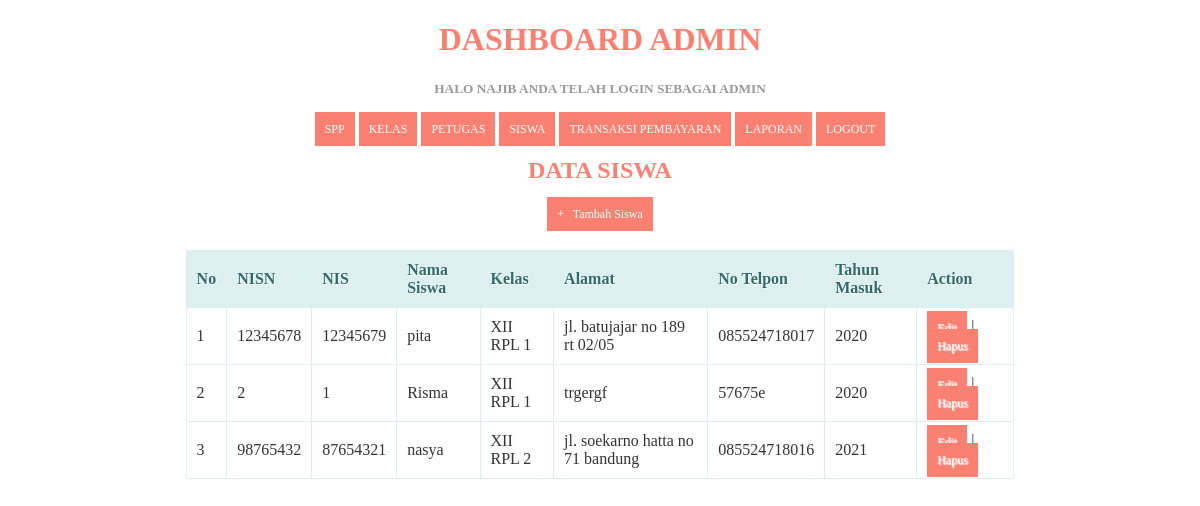
The app's page /siswa.php (signed in) with its own data.
### tables this page shows
CREATE TABLE `siswa` (
  `nisn` varchar(11) NOT NULL,
  `nis` varchar(11) NOT NULL,
  `nama` varchar(35) NOT NULL,
  `id_kelas` int(11) NOT NULL,
  `alamat` text NOT NULL,
  `no_telp` varchar(13) NOT NULL,
  `id_spp` int(11) NOT NULL
);

CREATE TABLE `kelas` (
  `id_kelas` int(11) NOT NULL,
  `nama_kelas` varchar(10) NOT NULL,
  `kompetensi_keahlian` varchar(50) NOT NULL
);

CREATE TABLE `spp` (
  `id_spp` int(11) NOT NULL,
  `tahun` int(11) NOT NULL,
  `nominal` int(11) NOT NULL
);

### siswa.php (the view, shortened to what this page needs)
<!DOCTYPE html>
<html>
  <head>
  </head>
<body>
	<?php
  include ('header.php');
?>
 <center><h2>Data Siswa</h2><center>
  <center><a href="tambah_siswa.php">+ &nbsp; Tambah Siswa</a><center>
    <br/>
    <table>
      <thead>
        <tr>
		  <th>No</th>
          <th>NISN</th>
          <th>NIS</th>
		  <th>Nama Siswa</th>
		  <th>Kelas</th>
		  <th>Alamat</th>
		  <th>No Telpon</th>
		  <th>Tahun Masuk</th>
          <th>Action</th>
        </tr>
    </thead>
    <tbody>
	 <?php
      $query = "SELECT * FROM siswa,kelas,spp where siswa.id_kelas=kelas.id_kelas AND siswa.id_spp=spp.id_spp ORDER BY nisn ASC";
      $result = mysqli_query($koneksi, $query);
      $no = 1;
      while($row = mysqli_fetch_assoc($result))
      {
      ?>
       <tr>
          <td><?php echo $no; ?></td>
          <td><?php echo $row['nisn']; ?></td>
          <td><?php echo $row['nis']; ?></td>
		  <td><?php echo $row['nama']; ?></td>
		  <td><?php echo $row['nama_kelas']; ?></td>
		  <td><?php echo $row['alamat']; ?></td>
		  <td><?php echo $row['no_telp']; ?></td>
		  <td><?php echo $row['tahun']; ?></td>
          <td>
              <a href="edit_siswa.php?id=<?php echo $row['nisn']; ?>">Edit</a> |
              <a href="proses_hapussiswa.php?id=<?php echo $row['nisn']; ?>" onClick="return confirm('Anda yakin akan menghapus data ini?')">Hapus</a>
          </td>
      </tr>
      <?php
        $no++;
      }
      ?>
    </tbody>
    </table>
</body>
</html>

### header.php (shortened to what this page needs)
<!DOCTYPE html>
<html>
  <head>
  </head>
<body>
	<?php
	if($_SESSION['level']=="admin"){
	?>
	<h1 align="center">DASHBOARD ADMIN</h1>
	<p align="center"><h5 align="center">Halo <b><?php echo $_SESSION['username']; ?></b> Anda telah login sebagai <b><?php echo $_SESSION['level']; ?></h5></b></p>
  <p align="center"><a href="spp.php">SPP</a>
	<a href="kelas.php">KELAS</a>
	<a href="petugas.php">PETUGAS</a>
	<a href="siswa.php">SISWA</a>
	<a href="transaksi.php">TRANSAKSI PEMBAYARAN</a>
	<a href="laporan.php">LAPORAN</a>
  <a href="logout.php">LOGOUT</a> </p>
<?php
}
	?>
</body>
</html>

### siswa.php (style rules this page uses)
* { font-family: "Trebuchet MS"; }
h1 { text-transform: uppercase; color: salmon; }
h2 { text-transform: uppercase; color: salmon; }
h5 { text-transform: uppercase; color:#999999; }
table { border: solid 1px #DDEEEE; border-collapse: collapse; border-spacing: 0; width: 70%; margin: 10px auto 10px auto; }
table thead th { background-color: #DDEFEF; border: solid 1px #DDEEEE; color: #336B6B; padding: 10px; text-align: left; text-shadow: 1px 1px 1px #fff; text-decoration: none; }
table tbody td { border: solid 1px #DDEEEE; color: #333; padding: 10px; text-shadow: 1px 1px 1px #fff; }
a { background-color: salmon; color: #fff; padding: 10px; text-decoration: none; font-size: 12px; }

### header.php (style rules this page uses)
* { font-family: "Trebuchet MS"; }
h1 { text-transform: uppercase; color: salmon; }
h5 { text-transform: uppercase; color:#999999; }
table { border: solid 1px #DDEEEE; border-collapse: collapse; border-spacing: 0; width: 70%; margin: 10px auto 10px auto; }
table thead th { background-color: #DDEFEF; border: solid 1px #DDEEEE; color: #336B6B; padding: 10px; text-align: left; text-shadow: 1px 1px 1px #fff; text-decoration: none; }
table tbody td { border: solid 1px #DDEEEE; color: #333; padding: 10px; text-shadow: 1px 1px 1px #fff; }
a { background-color: salmon; color: #fff; padding: 10px; text-decoration: none; font-size: 12px; }

### records on screen
siswa: nisn "12345678", nis "12345679", nama "pita", id_kelas.nama_kelas "XII RPL 1", alamat "jl. batujajar no 189 rt 02/05", no_telp "085524718017", id_spp.tahun "2020"
siswa: nisn "2", nis "1", nama "Risma", id_kelas.nama_kelas "XII RPL 1", alamat "trgergf", no_telp "57675e", id_spp.tahun "2020"
siswa: nisn "98765432", nis "87654321", nama "nasya", id_kelas.nama_kelas "XII RPL 2", alamat "jl. soekarno hatta no 71 bandung", no_telp "085524718016", id_spp.tahun "2021"

### other values on screen
$_SESSION['username'] "NAJIB"
$_SESSION['level'] "ADMIN"
